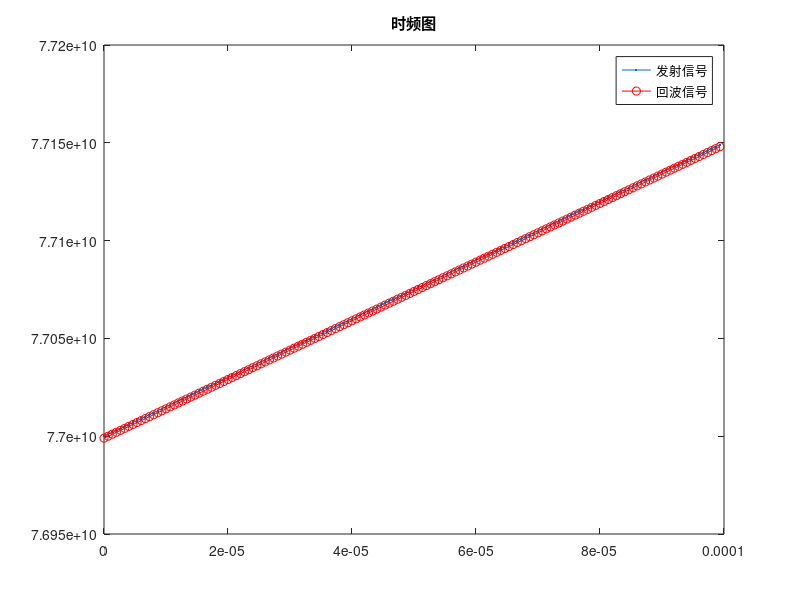
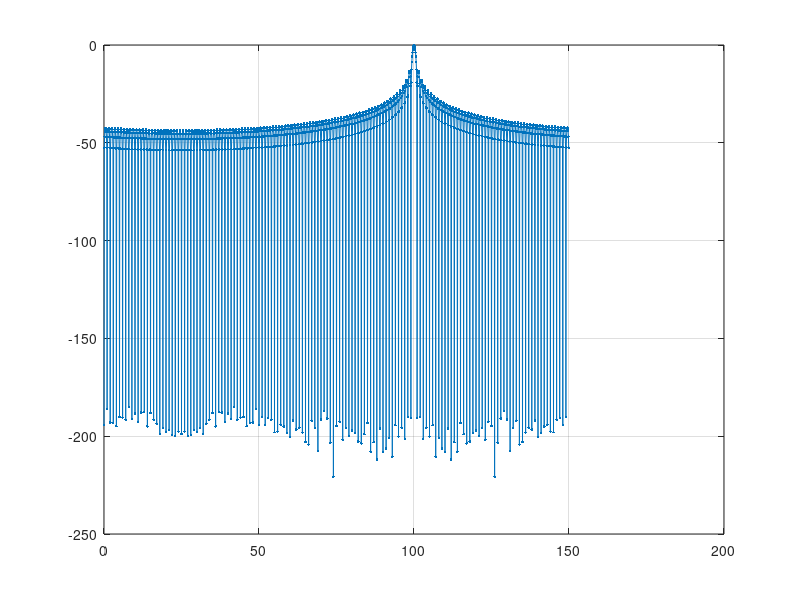

Source code (MATLAB) for these figures, in order:
close all;clear all;clc;tic


c = 3.0e8;
f0 = 77e9;
T = 100e-6; %chirp时宽
B = 150e6; %chirp带宽
K = B/T;
fs = 1.500e6;
ts = 1/fs;
t = 0:ts:1*T-ts;
fast_t = mod(t,T);

N = 1*length(t);
R = 100;
time_delay = 2*R/c;
f = f0 + K*t;
f_echo = f0 + K*(t-time_delay);

send_sigal = exp(j*2*pi*(f0*t+K*t.*t/2));
% echo = circshift(send_sigal,[round(time_delay/ts),1]);
echo = exp(j*2*pi*(f0*(t-time_delay)+K*(t-time_delay).*(t-time_delay)/2));
echo_baseband = send_sigal.*conj(echo);

fftn = 10*N;
% echo_baseband = echo_baseband.*hamming(length(echo_baseband))';
echo_baseband_fft = abs(fft(echo_baseband,fftn));
echo_baseband_fft_dB = 20*log10(echo_baseband_fft/max(echo_baseband_fft));
f_x = linspace(0,fs-fs/fftn,fftn);
r_x = f_x/K*c/2;
% figure;plot(real(echo_baseband))
figure;plot(t,f,'.-',t,f_echo,'ro-');title('时频图');legend('发射信号','回波信号')
figure;plot(r_x,echo_baseband_fft_dB,'.-');grid on;zoom on;
% ylim([-80 0]);
% figure;mesh(echo_baseband_fft);grid on;zoom on;


